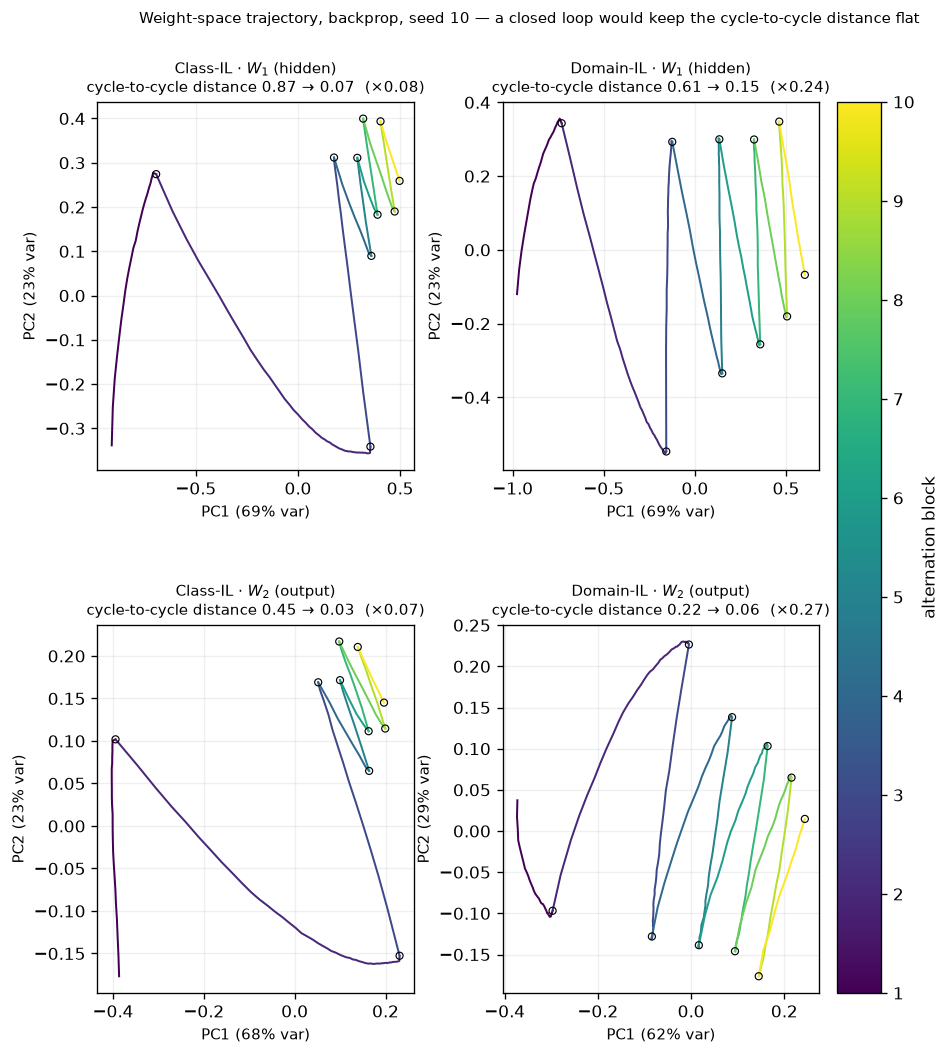

Source code (Python):
"""Are the weights converging, orbiting, or drifting under repeated alternation?

900-series PLOT SCRIPT. Loads saved arrays, trains nothing. Results R4.

ONE PLOT, one grid cell, form from 007's SK_PCA: the weight trajectory projected onto its own
first two principal components, W1 and W2 SEPARATELY, both scenarios.

WHY THIS IS THE STRONGER VERSION OF 917. Accuracy can look settled while the parameters wander --
two different weight vectors can score the same on both tasks. 917 shows the accuracy trajectory
spiralling inward; this asks whether the WEIGHTS do, and it separates the trunk from the readout,
which is the question R5 then takes up.

THE SCALAR THAT STOPS IT BEING A PRETTY PICTURE. Per-block CONTRACTION is measured directly: the
distance in PCA space between the state at the end of block k and at the end of block k-2 -- the
same phase of the previous cycle. A closed loop returns to where it was, so that distance stays
FLAT. A converging system returns nearer each time, so it FALLS. The figure prints the ratio of
the last such distance to the first.

READ THE TWO LAYERS SEPARATELY. The question 007 poses is whether the trunk contracts while the
readout keeps orbiting. Drawing W1 and W2 on one axis would make that unanswerable, since they
have different dimensions (196x32 against 32x10) and different natural scales.

⚠ PCA IS FITTED PER RUN, so the axes are NOT comparable between panels -- each is that run's own
basis. Only the SHAPE within a panel and the contraction number are meaningful. Saying so matters:
a reader who compares PC1 across panels is comparing two different directions.

Styling follows the 300-series scripts: viridis for time, dpi 120, bbox_inches="tight", 9pt
labels. No shared style module.

PROVENANCE
    804_repeated_alternation_{scenario}.npz   weight traces stored for seeds 10-12 of each rule
    (TRACE_SEEDS = 3), every 10th eval, W1 (6272 = 196x32) and W2 (320 = 32x10) both saved.
    Legacy 68 stored W1 only, Domain-IL only, at a fixed budget; this supersedes it.
"""
import sys
from pathlib import Path

ROOT = Path(__file__).resolve().parents[1]
sys.path.insert(0, str(ROOT))

import numpy as np
import matplotlib as mpl
import matplotlib.pyplot as plt

from src.protocol import figure_path

EXP = ROOT / "experiments"
SCENARIOS = ["class_il", "domain_il"]
NICE = {"class_il": "Class-IL", "domain_il": "Domain-IL"}
LAYERS = [("trace_W1", "$W_1$ (hidden)"), ("trace_W2", "$W_2$ (output)")]
SHOW_RULE, SHOW_SEED = "backprop", 10


def trace(scenario, rule, seed, key):
    d = np.load(EXP / f"804_repeated_alternation_{scenario}.npz", allow_pickle=True)
    for i, m in enumerate(d["methods"]):
        if m == rule and int(d["seeds"][i]) == seed and f"{key}_{i}" in d.files:
            return (np.asarray(d[f"{key}_{i}"], float), np.asarray(d[f"steps_{i}"]),
                    np.asarray(d[f"switches_{i}"]))
    return None, None, None


def pca2(X):
    """Project onto the trajectory's own first two PCs. Fitted per run -- see the docstring."""
    Xc = X - X.mean(axis=0, keepdims=True)
    # economy SVD: the trajectory has far fewer points than weights, so this is cheap.
    U, S, _ = np.linalg.svd(Xc, full_matrices=False)
    var = S ** 2 / np.sum(S ** 2)
    return U[:, :2] * S[:2], var[:2]


def contraction(P, idx):
    """Distance between the same phase of successive cycles: |p_k - p_{k-2}| over block ends."""
    pts = P[idx]
    return np.array([np.linalg.norm(pts[k] - pts[k - 2]) for k in range(2, len(pts))])


if __name__ == "__main__":
    fig, axes = plt.subplots(len(LAYERS), len(SCENARIOS), figsize=(9.6, 9.4))
    norm = mpl.colors.Normalize(1, 10)
    cmap = mpl.colormaps["viridis"]

    for r, (key, llab) in enumerate(LAYERS):
        for c, s in enumerate(SCENARIOS):
            ax = axes[r][c]
            X, steps, switches = trace(s, SHOW_RULE, SHOW_SEED, key)
            if X is None:
                ax.set_axis_off()
                continue
            P, var = pca2(X)
            bounds = [0] + [int(np.searchsorted(steps, w, side="right")) for w in switches]
            for b in range(len(bounds) - 1):
                lo, hi = bounds[b], min(bounds[b + 1] + 1, len(P))
                ax.plot(P[lo:hi, 0], P[lo:hi, 1], color=cmap(norm(b + 1)), lw=1.2)
            ends = [min(b, len(P) - 1) for b in bounds[1:]]
            ax.scatter(P[ends, 0], P[ends, 1], s=18, facecolor="none", edgecolor="k", lw=0.7,
                       zorder=5)
            d = contraction(P, ends)
            ratio = d[-1] / d[0] if len(d) and d[0] > 0 else np.nan
            ax.set_title(f"{NICE[s]} · {llab}\n"
                         f"cycle-to-cycle distance {d[0]:.2f} → {d[-1]:.2f}  "
                         f"(×{ratio:.2f})", fontsize=9)
            ax.set_xlabel(f"PC1 ({100 * var[0]:.0f}% var)", fontsize=9)
            ax.set_ylabel(f"PC2 ({100 * var[1]:.0f}% var)", fontsize=9)
            ax.grid(alpha=0.2)
            print(f"  {NICE[s]:10s} {llab:16s} var {100 * var[0]:4.1f}/{100 * var[1]:4.1f}%   "
                  f"cycle distance {d[0]:.3f} -> {d[-1]:.3f}  ratio {ratio:.2f}")

    # Two-line titles need room, or the top row's x-label lands on the bottom row's title.
    fig.subplots_adjust(hspace=0.42, wspace=0.28, top=0.90, right=0.88)
    sm = mpl.cm.ScalarMappable(norm=norm, cmap=cmap)
    fig.colorbar(sm, ax=axes, label="alternation block", pad=0.02)
    fig.suptitle(f"Weight-space trajectory, {SHOW_RULE}, seed {SHOW_SEED} — a closed loop would "
                 f"keep the cycle-to-cycle distance flat", fontsize=9)
    out = figure_path(__file__)
    fig.savefig(out, dpi=120, bbox_inches="tight")
    print(f"saved {out}")
